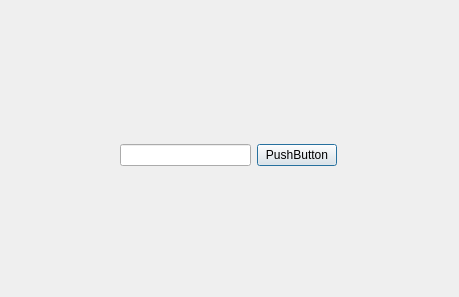
<?xml version="1.0" encoding="UTF-8"?>
<ui version="4.0">
 <class>Dialog</class>
 <widget class="QDialog" name="Dialog">
  <property name="geometry">
   <rect>
    <x>0</x>
    <y>0</y>
    <width>459</width>
    <height>297</height>
   </rect>
  </property>
  <property name="windowTitle">
   <string>Dialog</string>
  </property>
  <widget class="QWidget" name="">
   <property name="geometry">
    <rect>
     <x>120</x>
     <y>140</y>
     <width>217</width>
     <height>31</height>
    </rect>
   </property>
   <layout class="QHBoxLayout" name="horizontalLayout">
    <item>
     <widget class="QLineEdit" name="lineEdit"/>
    </item>
    <item>
     <widget class="QPushButton" name="pushButton">
      <property name="text">
       <string>PushButton</string>
      </property>
     </widget>
    </item>
   </layout>
  </widget>
 </widget>
 <resources/>
 <connections/>
</ui>
